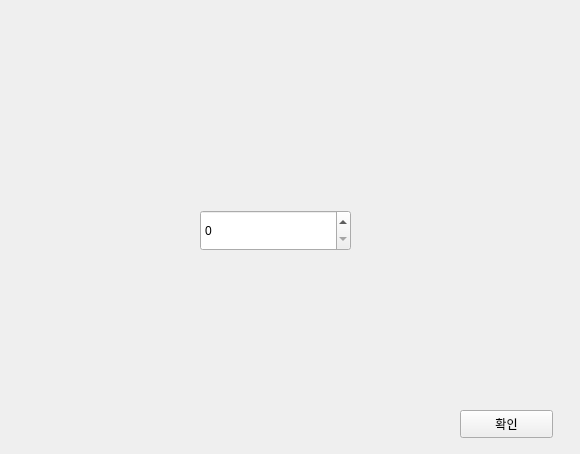
<?xml version="1.0" encoding="UTF-8"?>
<ui version="4.0">
 <class>intensity</class>
 <widget class="QWidget" name="intensity">
  <property name="geometry">
   <rect>
    <x>0</x>
    <y>0</y>
    <width>580</width>
    <height>454</height>
   </rect>
  </property>
  <property name="windowTitle">
   <string>Form</string>
  </property>
  <widget class="QSpinBox" name="spinBox">
   <property name="geometry">
    <rect>
     <x>200</x>
     <y>210</y>
     <width>151</width>
     <height>41</height>
    </rect>
   </property>
  </widget>
  <widget class="QPushButton" name="pushButton">
   <property name="geometry">
    <rect>
     <x>460</x>
     <y>410</y>
     <width>93</width>
     <height>28</height>
    </rect>
   </property>
   <property name="text">
    <string>확인</string>
   </property>
  </widget>
 </widget>
 <resources/>
 <connections/>
</ui>
